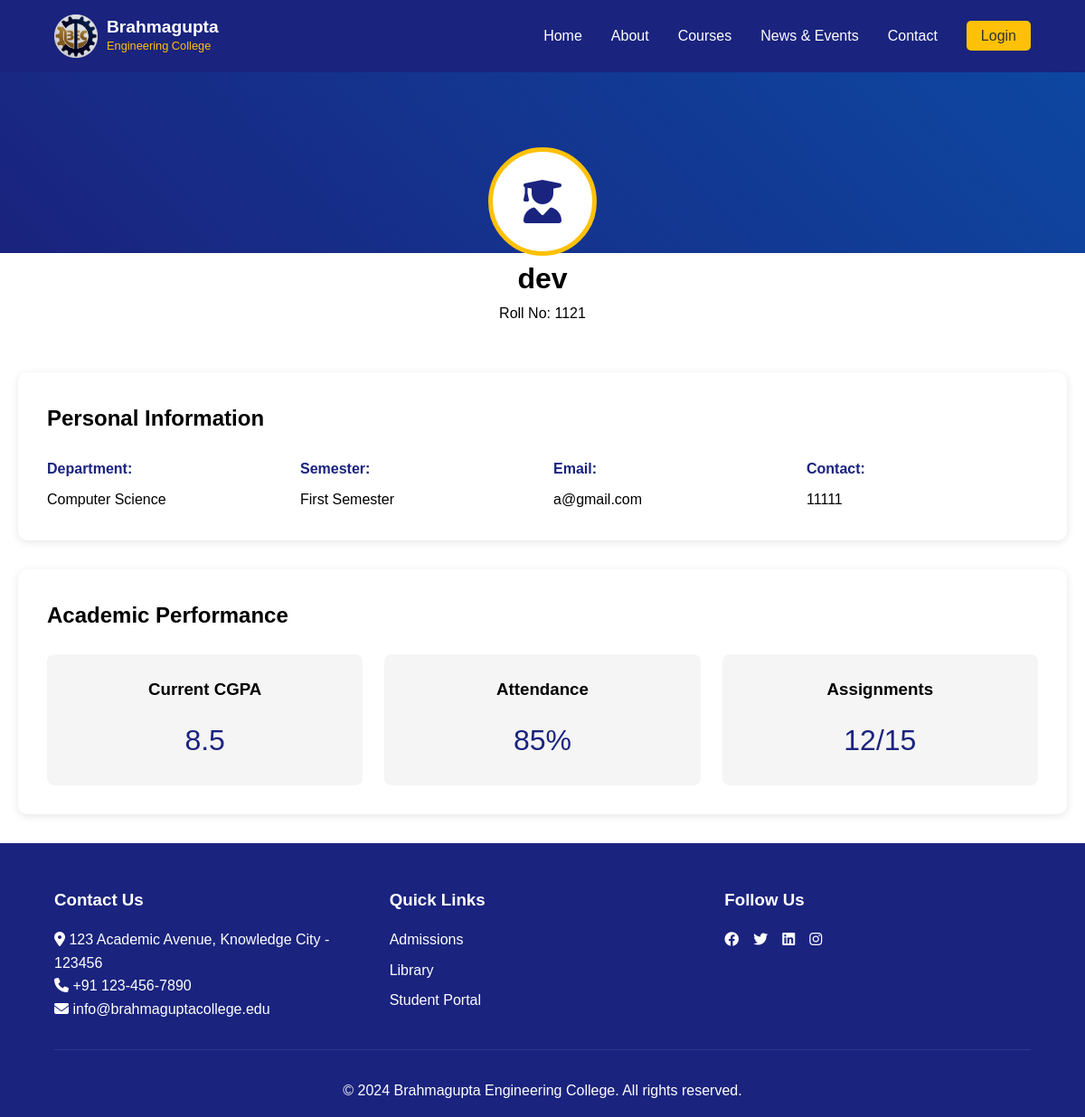
The page /studentprofile/1 on the database as committed earlier.
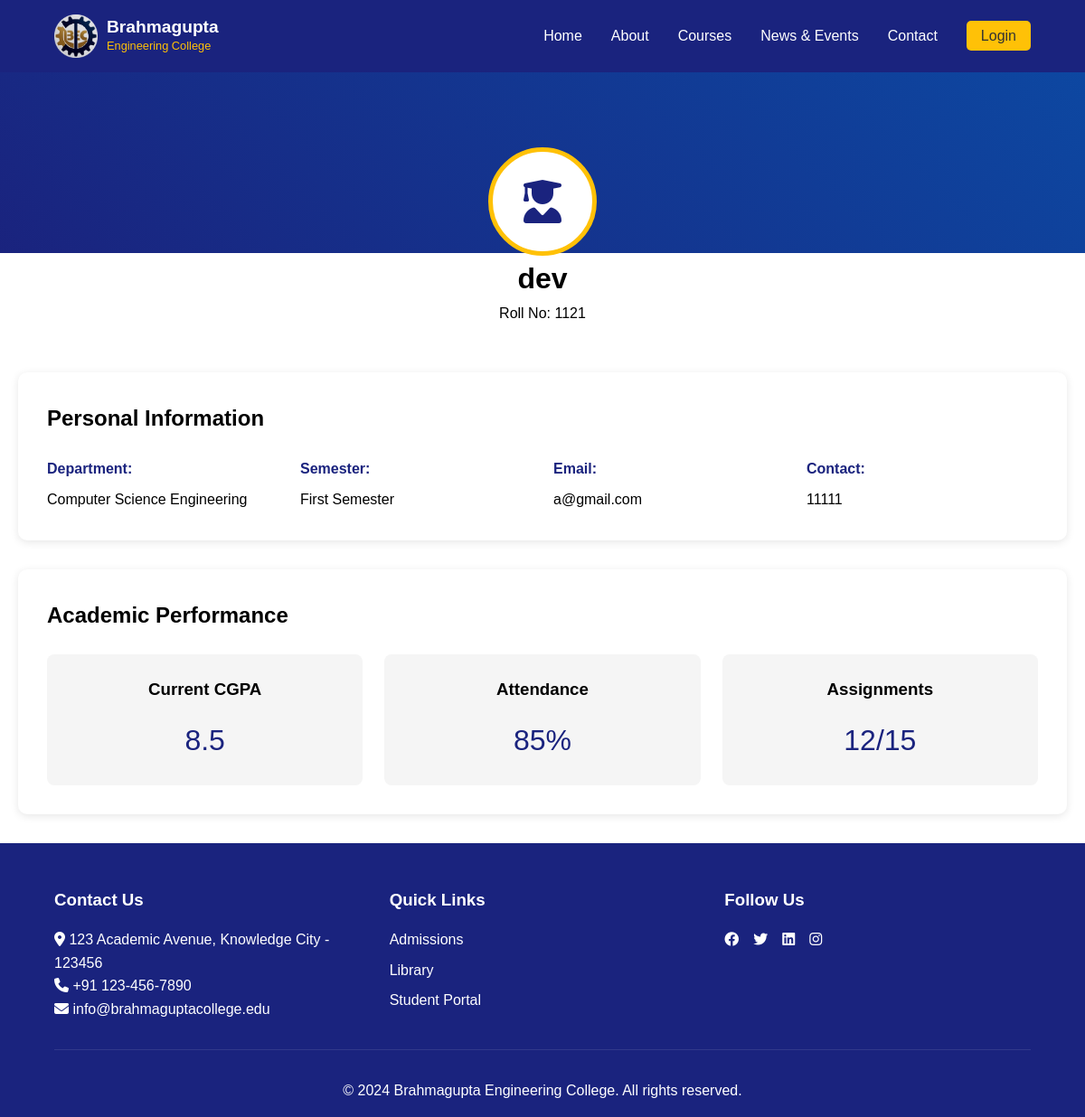
The same page on the database as committed later.
### college/model.py (models this page shows, shortened)
class Student(db.Model):
    id = db.Column(db.Integer, primary_key=True)
    name = db.Column(db.String(100), nullable=False)
    roll = db.Column(db.Integer, nullable=False)
    email = db.Column(db.String(100), nullable=False)
    phone = db.Column(db.Integer, nullable=False)
    semester = db.Column(db.Integer, nullable=False)
    dob = db.Column(db.Date, nullable=False)
    gender = db.Column(db.String, nullable=False)
    department = db.Column(db.String, nullable=False)
    address = db.Column(db.String, nullable=False)

### college/student/route.py (the view)
@app.route("/studentprofile/<id>", methods = ["GET", "POST"])
def student_profile(id):
    student = Student.query.get(id)
    print(student)
    if not student:
        return "Student not found", 404
    return render_template("student-profile.html", student=student, id=id)

### college/student/templates/student-profile.html (shortened to what this page needs)
{%extends "base.html"%}
{%block head%}
    <link rel="stylesheet" href="{{url_for('basic.static', filename='css/main.css')}}">
    <link rel="stylesheet" href="https://cdnjs.cloudflare.com/ajax/libs/font-awesome/6.4.0/css/all.min.css">
    {%endblock%}
    {%block content%}
    <main class="profile-page student-profile">
        <div class="profile-header">
            <div class="profile-info">
                <div class="profile-avatar">
                    <i class="fas fa-user-graduate"></i>
                </div>
                <h1>{{student.name}}</h1>
                <p>Roll No: <span id="studentId">{{student.roll}}</span></p>
            </div>
        </div>
        <div class="profile-content">
            <div class="profile-section">
                <h2>Personal Information</h2>
                <div class="info-grid">
                    <div class="info-item">
                        <label>Department:</label>
                        <span>{{student.department}}</span>
                    </div>
                    <div class="info-item">
                        <label>Semester:</label>
                        <span>{{student.semester}}</span>
                    </div>
                    <div class="info-item">
                        <label>Email:</label>
                        <span>{{student.email}}</span>
                    </div>
                    <div class="info-item">
                        <label>Contact:</label>
                        <span>{{student.phone}}</span>
                    </div>
                </div>
            </div>
            <div class="profile-section">
                <h2>Academic Performance</h2>
                <div class="academics-grid">
                    <div class="academic-card">
                        <h3>Current CGPA</h3>
                        <p class="grade">8.5</p>
                    </div>
                    <div class="academic-card">
                        <h3>Attendance</h3>
                        <p class="percentage">85%</p>
                    </div>
                    <div class="academic-card">
                        <h3>Assignments</h3>
                        <p class="count">12/15</p>
                    </div>
                </div>
            </div>
        </div>
    </main>
{%endblock%}

Rows that differ between the two databases and show on the page:
changed Student "dev": department "Computer Science" → "Computer Science Engineering"
